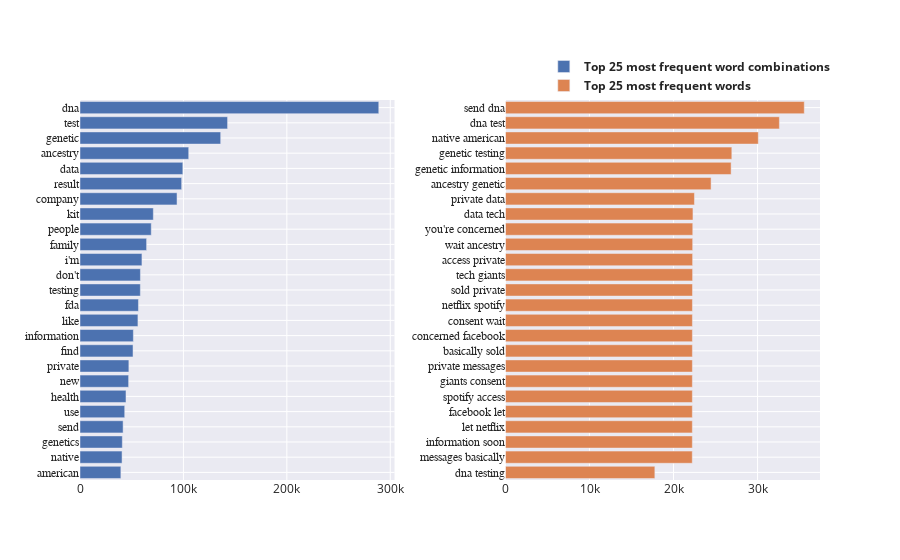

Source (notebook cell):
### Code cell
from plotly.subplots import make_subplots
import plotly.graph_objects as go

fig_top25 = make_subplots(rows=1, cols=2, horizontal_spacing=0.15)
fig_top25.add_trace(
    go.Bar(x=df_top25_words['count'], y=df_top25_words['term'], name='<b>Top 25 most frequent word combinations</b>', orientation='h'), row=1, col=1
)
fig_top25.add_trace(
    go.Bar(x=df_top25_grouped['count'], y=df_top25_grouped['term'], name='<b>Top 25 most frequent words</b>', orientation='h'), row=1, col=2
)
fig_top25.update_yaxes(autorange='reversed', tickfont_family="Arial Black")
fig_top25.update_layout(template='seaborn', legend=dict(xanchor='right', yanchor='bottom'))
fig_top25.show()
fig_top25.write_html('output/Fig4_top25terms.html')

### Figure 1 — Plotly figure (JSON) as saved in the notebook; plotly's stock layout.template omitted (floating-point values rounded to 4 significant figures)
{"data": [{"name": "<b>Top 25 most frequent word combinations</b>", "orientation": "h", "x": [288907, 142693, 136031, 105122, 99431, 98305, 93811, 70909, 68898, 64398, 59894, 58424, 58359, 56508, 56018, 51593, 51271, 47243, 47019, 44471, 43232, 41680, 40924, 40669, 39508], "y": ["dna", "test", "genetic", "ancestry", "data", "result", "company", "kit", "people", "family", "i'm", "don't", "testing", "fda", "like", "information", "find", "private", "new", "health", "use", "send", "genetics", "native", "american"], "type": "bar", "xaxis": "x", "yaxis": "y"}, {"name": "<b>Top 25 most frequent words</b>", "orientation": "h", "x": [35560, 32598, 30087, 26937, 26852, 24468, 22487, 22311, 22287, 22277, 22270, 22267, 22254, 22248, 22245, 22244, 22243, 22242, 22240, 22239, 22238, 22238, 22237, 22230, 17775], "y": ["send dna", "dna test", "native american", "genetic testing", "genetic information", "ancestry genetic", "private data", "data tech", "you're concerned", "wait ancestry", "access private", "tech giants", "sold private", "netflix spotify", "consent wait", "concerned facebook", "basically sold", "private messages", "giants consent", "spotify access", "facebook let", "let netflix", "information soon", "messages basically", "dna testing"], "type": "bar", "xaxis": "x2", "yaxis": "y2"}], "layout": {"xaxis": {"anchor": "y", "domain": [0.0, 0.425]}, "yaxis": {"anchor": "x", "domain": [0.0, 1.0], "tickfont": {"family": "Arial Black"}, "autorange": "reversed"}, "xaxis2": {"anchor": "y2", "domain": [0.575, 1.0]}, "yaxis2": {"anchor": "x2", "domain": [0.0, 1.0], "tickfont": {"family": "Arial Black"}, "autorange": "reversed"}, "legend": {"xanchor": "right", "yanchor": "bottom"}}}
